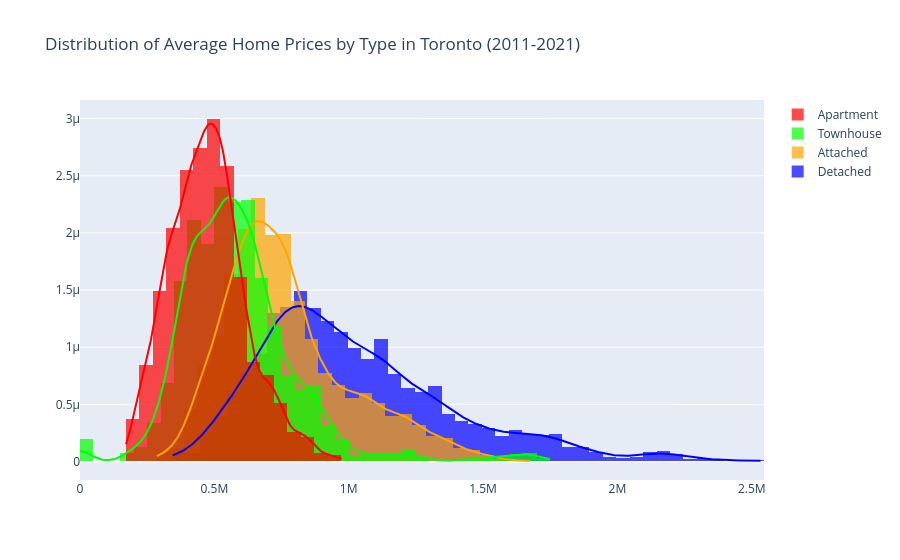

The notebook cell saved with this chart:
### Code cell
import pandas as pd
import plotly.figure_factory as ff

# Read the CSV file
data = pd.read_csv('mls.csv')

# Remove missing values
data = data.dropna()

# Filter data by type of home
detach_data = data['SFDetachBenchmark']
attach_data = data['SFAttachBenchmark']
th_data = data['THouseBenchmark']
apart_data = data['ApartBenchmark']

# Create hist_data list
hist_data = [detach_data, attach_data, th_data, apart_data]

# Define group labels and colors
group_labels = ['Detached', 'Attached', 'Townhouse', 'Apartment']
colors = ['#0000FF', '#FFA500', '#00FF00', '#FF0000']

# Create distplot with curve_type set to 'normal'
fig = ff.create_distplot(hist_data, group_labels, colors=colors,
                         bin_size=50000, show_rug=False)

# Add title
fig.update_layout(title_text='Distribution of Average Home Prices by Type in Toronto (2011-2021)')

fig.show()

### Figure 1 — Plotly figure (JSON) as saved in the notebook; plotly's stock layout.template omitted (floating-point values rounded to 4 significant figures; data arrays with more than 128 entries replaced by an {"elided": "..."} marker saying what was removed)
{"data": [{"autobinx": false, "histnorm": "probability density", "legendgroup": "Detached", "marker": {"color": "#0000FF"}, "name": "Detached", "opacity": 0.7, "type": "histogram", "x": {"elided": "3685 int values"}, "xaxis": "x", "xbins": {"end": 2536900, "size": 50000, "start": 345500}, "yaxis": "y"}, {"autobinx": false, "histnorm": "probability density", "legendgroup": "Attached", "marker": {"color": "#FFA500"}, "name": "Attached", "opacity": 0.7, "type": "histogram", "x": {"elided": "3685 int values"}, "xaxis": "x", "xbins": {"end": 1677200, "size": 50000, "start": 286800}, "yaxis": "y"}, {"autobinx": false, "histnorm": "probability density", "legendgroup": "Townhouse", "marker": {"color": "#00FF00"}, "name": "Townhouse", "opacity": 0.7, "type": "histogram", "x": {"elided": "3685 int values"}, "xaxis": "x", "xbins": {"end": 1750500, "size": 50000, "start": 0}, "yaxis": "y"}, {"autobinx": false, "histnorm": "probability density", "legendgroup": "Apartment", "marker": {"color": "#FF0000"}, "name": "Apartment", "opacity": 0.7, "type": "histogram", "x": {"elided": "3685 int values"}, "xaxis": "x", "xbins": {"end": 975100, "size": 50000, "start": 171400}, "yaxis": "y"}, {"legendgroup": "Detached", "marker": {"color": "#0000FF"}, "mode": "lines", "name": "Detached", "showlegend": false, "type": "scatter", "x": {"elided": "500 float values"}, "xaxis": "x", "y": {"elided": "500 float values"}, "yaxis": "y"}, {"legendgroup": "Attached", "marker": {"color": "#FFA500"}, "mode": "lines", "name": "Attached", "showlegend": false, "type": "scatter", "x": {"elided": "500 float values"}, "xaxis": "x", "y": {"elided": "500 float values"}, "yaxis": "y"}, {"legendgroup": "Townhouse", "marker": {"color": "#00FF00"}, "mode": "lines", "name": "Townhouse", "showlegend": false, "type": "scatter", "x": {"elided": "500 int values"}, "xaxis": "x", "y": {"elided": "500 float values"}, "yaxis": "y"}, {"legendgroup": "Apartment", "marker": {"color": "#FF0000"}, "mode": "lines", "name": "Apartment", "showlegend": false, "type": "scatter", "x": {"elided": "500 float values"}, "xaxis": "x", "y": {"elided": "500 float values"}, "yaxis": "y"}], "layout": {"barmode": "overlay", "hovermode": "closest", "legend": {"traceorder": "reversed"}, "title": {"text": "Distribution of Average Home Prices by Type in Toronto (2011-2021)"}, "xaxis": {"anchor": "y2", "domain": [0, 1], "zeroline": false}, "yaxis": {"anchor": "free", "domain": [0, 1], "position": 0}}}
